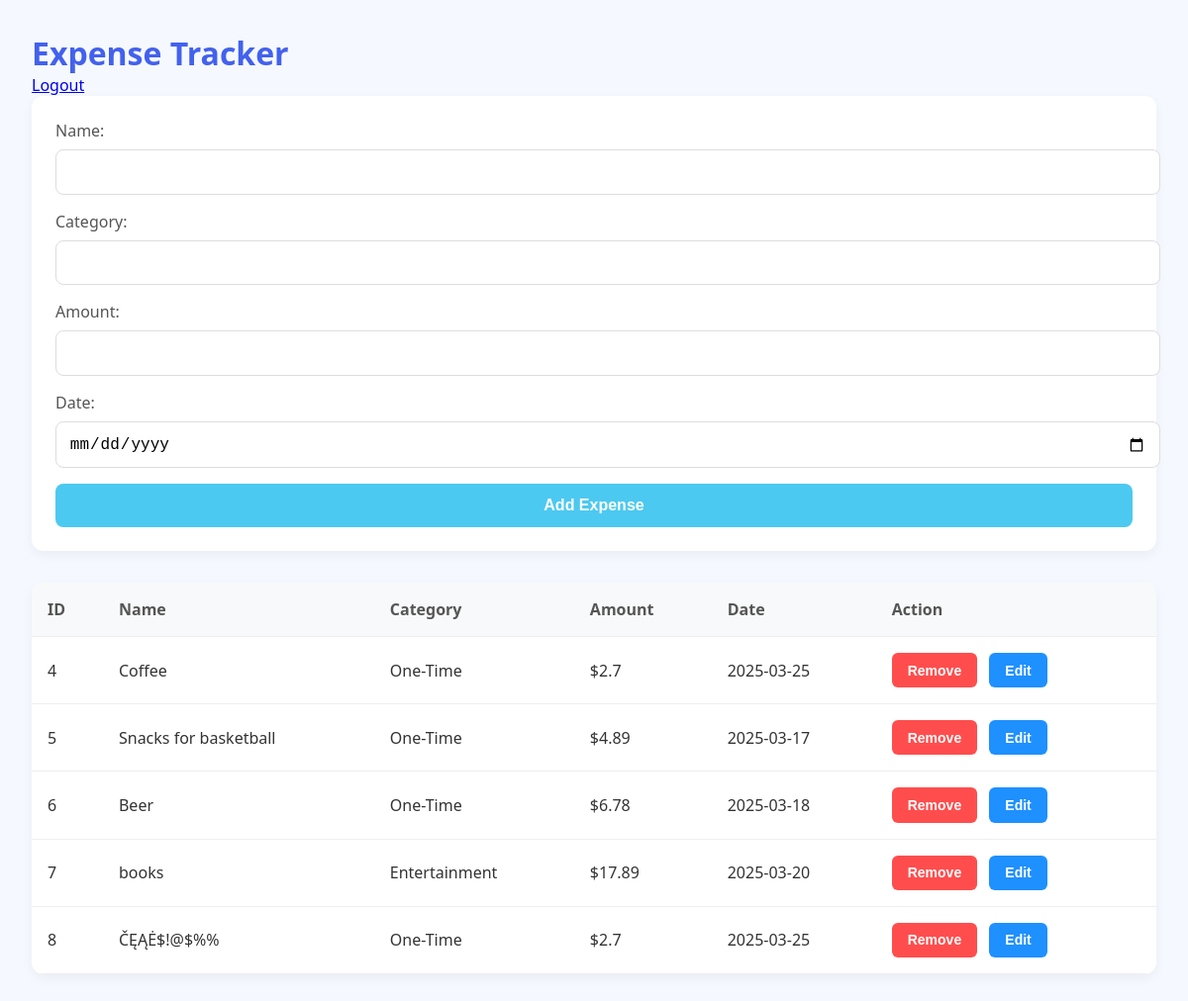
The app's page / (signed in) with its own data.
### models.py (models this page shows)
class Expense(db.Model):
    id = db.Column(db.Integer, primary_key=True)
    name = db.Column(db.String(100), nullable=False)
    category = db.Column(db.String(50), nullable=False)
    amount = db.Column(db.Float, nullable=False)
    date = db.Column(db.Date, nullable=False)
    user_id = db.Column(db.Integer, db.ForeignKey('user.id'), nullable=False)  # Ensures expenses are linked to users

### app.py (the view)
@app.route('/')
def index():
    if 'user_id' not in session:
        return redirect(url_for('login'))
    expenses = Expense.query.filter_by(user_id=session['user_id']).all()
    return render_template('index.html', expenses=expenses)

### templates/index.html (shortened to what this page needs)
<!DOCTYPE html>
<html lang="en">
<head>
</head>
<body>
    <h1>Expense Tracker</h1>
    <a href="/logout">Logout</a>
    <form id="expense-form" action="/add_expense" method="POST">
        <label>Name:</label>
        <input type="text" name="name" id="name" required>
        <label>Category:</label>
        <input type="text" name="category" id="category" required>
        <label>Amount:</label>
        <input type="text" name="amount" id="amount" required>
        <label for="date">Date:</label>
        <input type="date" id="date" name="date" required>
        <button type="submit" id="submit-btn">Add Expense</button>
    </form>
    <table>
        <tr>
            <th>ID</th>
            <th>Name</th>
            <th>Category</th>
            <th>Amount</th>
            <th>Date</th>
            <th>Action</th>
        </tr>
        {% for expense in expenses %}
        <tr>
            <td>{{ expense.id }}</td>
            <td>{{ expense.name }}</td>
            <td>{{ expense.category }}</td>
            <td>${{ expense.amount }}</td>
            <td>{{ expense.date }}</td>
            <td>
                <button class="action-btn delete-btn" onclick="deleteExpense('{{ expense.id }}')">Remove</button>
                <button class="action-btn edit-btn" onclick="editExpense('{{ expense.id }}', '{{ expense.name }}', '{{ expense.category }}', '{{ expense.amount }}', '{{ expense.date }}')">
                    Edit
                </button>
            </td>
        </tr>
        {% endfor %}
    </table>
</body>
</html>

### templates/index.html (style rules this page uses)
body { font-family: 'Segoe UI', Tahoma, Roboto, Verdana, sans-serif; background-color: #f5f9ff; color: #333; margin: 0; padding: 2rem; max-width: 1200px; margin: 0 auto; }
h1 { color: #4361ee; font-weight: 600; margin: 0; }
#expense-form { background: white; border-radius: 12px; box-shadow: 0 4px 12px rgba(0, 0, 0, 0.05); padding: 1.5rem; margin-bottom: 2rem; }
#expense-form label { display: block; font-weight: 500; color: #555; margin-bottom: 0.5rem; }
#expense-form input { width: 100%; padding: 0.8rem; border: 1px solid #ddd; border-radius: 8px; margin-bottom: 1rem; font-size: 16px; transition: border 0.3s; }
#submit-btn { background-color: #4cc9f0; color: white; border: none; padding: 0.8rem 1.5rem; border-radius: 8px; font-size: 16px; font-weight: 600; cursor: pointer; transition: background 0.3s; width: 100%; }
table { width: 100%; border-collapse: collapse; margin-top: 2rem; background: white; border-radius: 12px; overflow: hidden; box-shadow: 0 4px 12px rgba(0, 0, 0, 0.05); }
th, td { padding: 1rem; text-align: left; border-bottom: 1px solid #eee; }
th { background-color: #f8f9fa; color: #555; font-weight: 600; }
.action-btn { padding: 0.5rem 1rem; border-radius: 6px; font-size: 14px; font-weight: 500; cursor: pointer; transition: all 0.3s; border: none; margin-right: 0.5rem; }
.delete-btn { background-color: #ff6b6b; color: white; }
.edit-btn { background-color: #51cf66; color: white; }
.action-btn { padding: 0.6rem 1rem; border-radius: 6px; font-size: 14px; font-weight: 600; cursor: pointer; transition: background 0.3s, transform 0.2s; border: none; margin-right: 0.5rem; }
.delete-btn { background-color: #ff4d4d; color: white; }
.edit-btn { background-color: #1e90ff; color: white; }

### records on screen
Expense: id "4", name "Coffee", category "One-Time", amount "2.7", date "2025-03-25"
Expense: id "5", name "Snacks for basketball", category "One-Time", amount "4.89", date "2025-03-17"
Expense: id "6", name "Beer", category "One-Time", amount "6.78", date "2025-03-18"
Expense: id "7", name "books", category "Entertainment", amount "17.89", date "2025-03-20"
Expense: id "8", name "ČĘĄĖ$!@$%%", category "One-Time", amount "2.7", date "2025-03-25"
